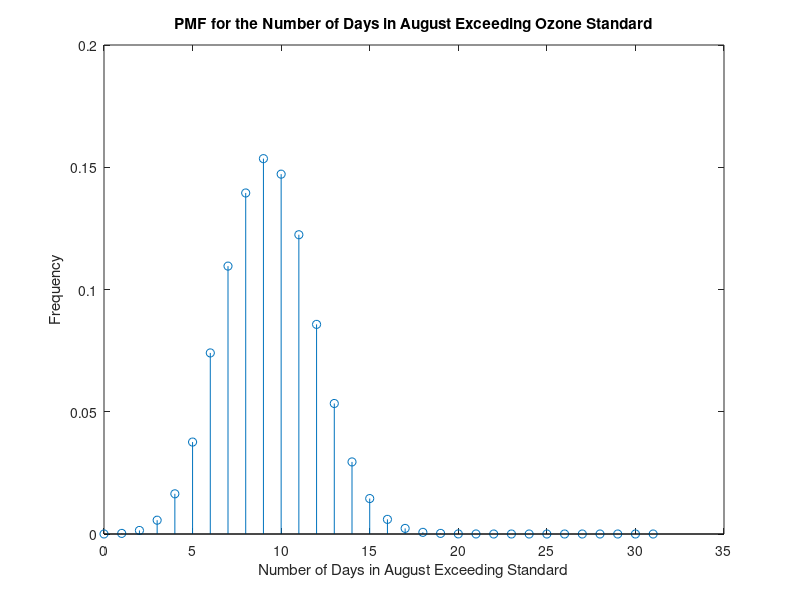
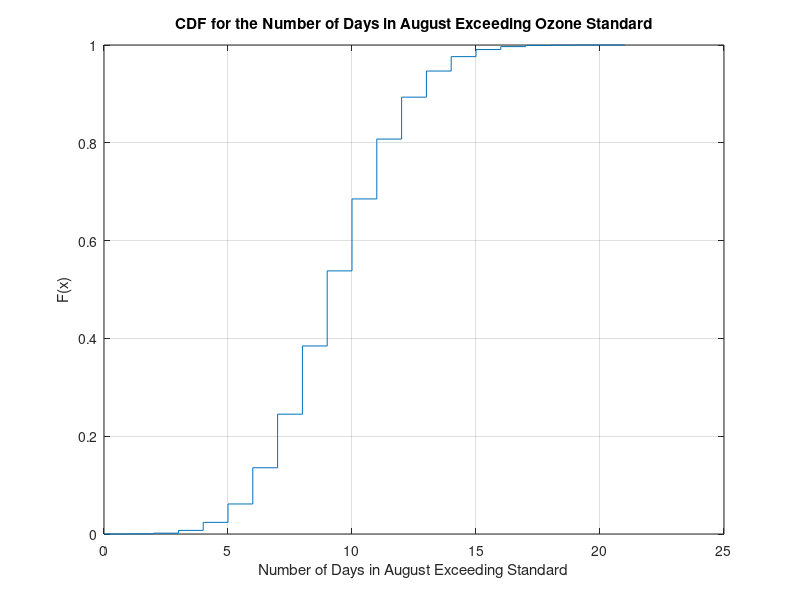

The MATLAB script that drew these images, in order:
% Problem Set 3 Problem 2
clear all 
close all

% Ozone Problem
nrep=100000;
randoms=rand(nrep,31);
exceed=randoms<0.3;
tot_d_over=sum(exceed,2);

for i=1:32
    count(i)=sum(tot_d_over==(i-1));
end

% Plot the PMF
figure
stem(0:31,count/nrep)
title('PMF for the Number of Days in August Exceeding Ozone Standard')
xlabel('Number of Days in August Exceeding Standard')
ylabel('Frequency')

% Plot the CDF
figure
cdfplot(tot_d_over)
title('CDF for the Number of Days in August Exceeding Ozone Standard')
xlabel('Number of Days in August Exceeding Standard')
ylabel('F(x)')